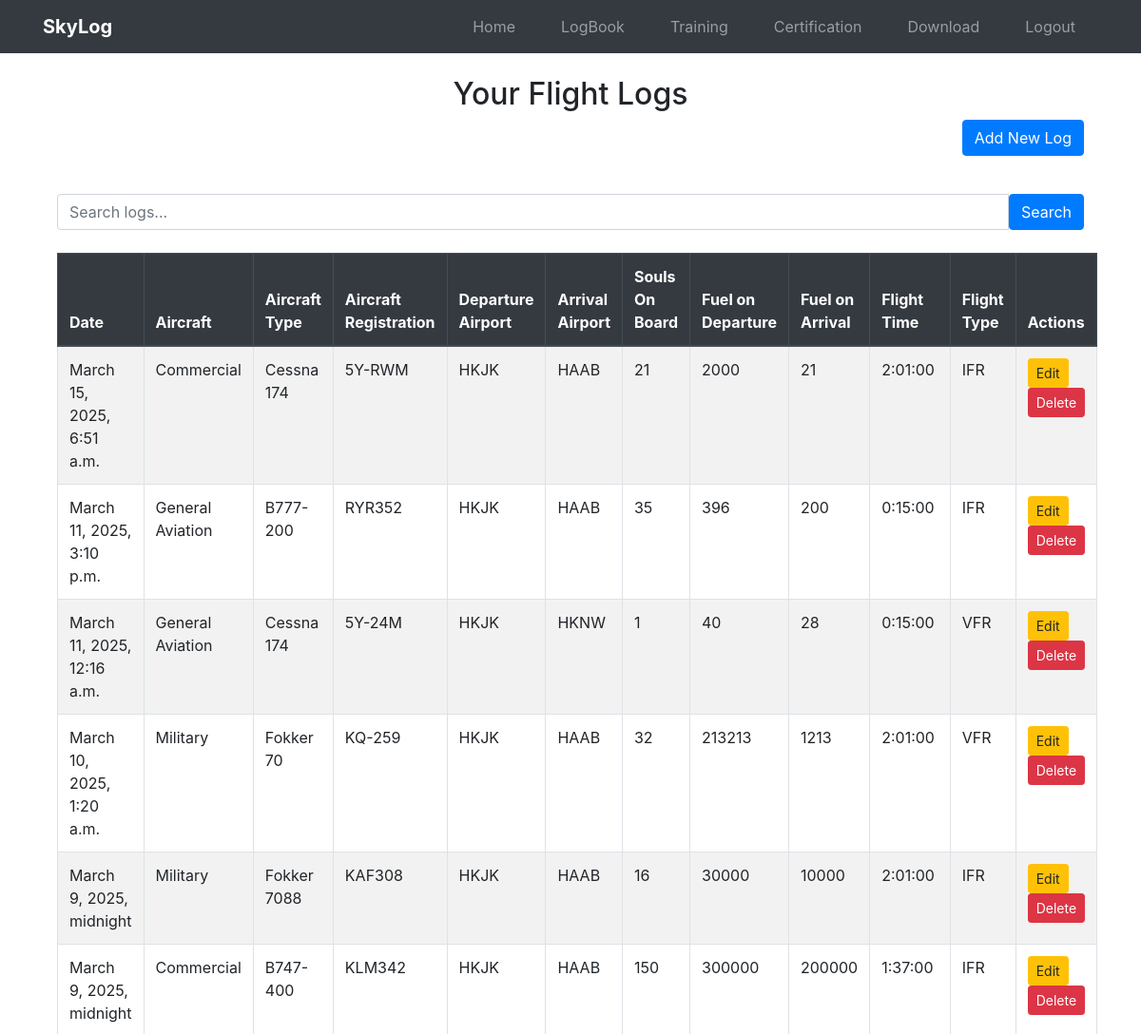
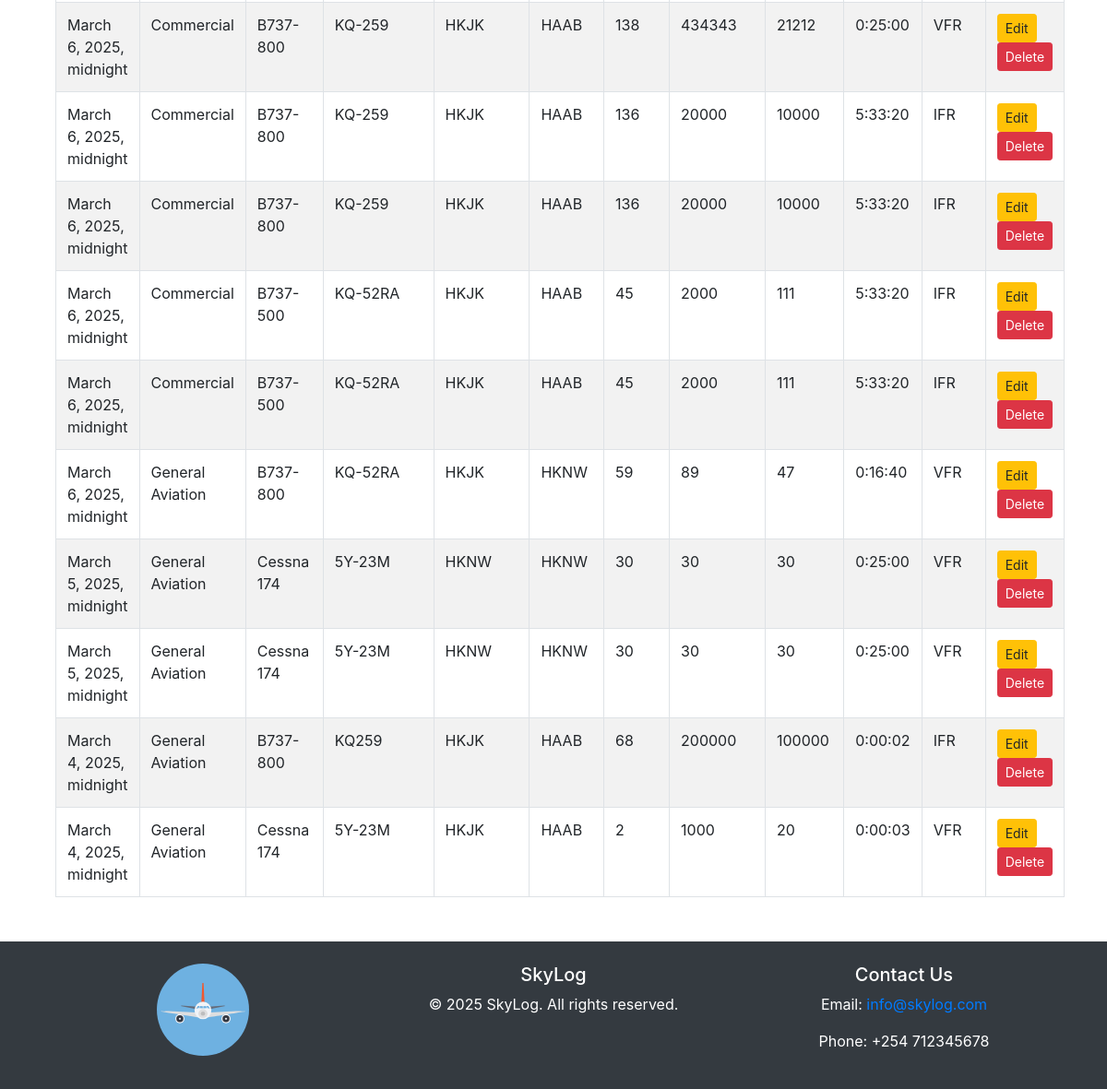
Screenshot of /logbook/logs_list/ (signed in) with the database file from the repository (2 pictures, top to bottom).
### logs/models.py (models this page shows, shortened)
class Log(models.Model):
    user = models.ForeignKey(User, on_delete=models.CASCADE)
    date = models.DateTimeField(default=now)
    AIRCRAFT=[("General Aviation","General Aviation"),("Commercial","Commercial"),("Military","Military")]
    aircraft = models.CharField(max_length=100,choices=AIRCRAFT)
    aircraft_type = models.CharField(max_length=100)
    aircraft_registration = models.CharField(max_length=100,validators=[is_aircraft_reg_num_valid])
    departure_airport = models.CharField(max_length=4, validators=[icao_validator])
    arrival_airport = models.CharField(max_length=4, validators=[icao_validator])
    flight_time = models.DurationField()  # timedelta for hours & minutes
    souls_on_board = models.PositiveIntegerField(default=0)
    fuel_on_departure = models.PositiveIntegerField(default=0)
    fuel_on_arrival = models.PositiveIntegerField(default=0)
    remarks = models.TextField(blank=True, null=True)
    PURPOSE=[("Training","Training"),
             ("Recreational","Recreational"),
             ("Cargo_flight","Cargo_flight"),
             ("Passenger_flight","Passenger_flight")
             ]
    purpose = models.CharField(max_length=20,choices=PURPOSE)
    FLIGHT_TYPES = [("VFR", "Visual Flight Rules"), ("IFR", "Instrument Flight Rules")]
    flight_type = models.CharField(max_length=3, choices=FLIGHT_TYPES)
    flight_number = models.CharField(max_length=20, unique=True, default=uuid.uuid4)
    safety_concerns = models.BooleanField(default=False)

### logs/views.py (the view, shortened to what this page needs)
# urls.py: path('logs_list/', views.log_list, name='logs_list'),
@login_required
def log_list(request):
    logs = Log.objects.filter(user=request.user).order_by('-date')
    query = request.GET.get('query')
    return render(request, 'logs/log_list.html', {'logs': logs})

### logs/templates/logs/log_list.html (shortened to what this page needs)
{% extends "others/base.html" %}
{% block content %}
<div class="container mt-4">
    <h2 class="text-center">Your Flight Logs</h2>
    <div class="text-right mb-3 ">
        <a href="{% url 'logs:create_log' %}" class="btn btn-primary">Add New Log</a>
    </div>
    <br>
    <form method="GET" action="{% url 'logs:logs_list' %}" class="mb-4">
        <div class="input-group">
            <input type="text" name="query" class="form-control" placeholder="Search logs..." value="{{ request.GET.query }}">
            <button type="submit" class="btn btn-primary">Search</button>
        </div>
    </form>
    {% if logs %}
    <table class="table table-bordered table-striped">
        <thead class="thead-dark">
            <tr>
                <th>Date</th>
                <th>Aircraft</th>
                <th>Aircraft Type</th>
                <th>Aircraft Registration</th>
                <th>Departure Airport</th>
                <th>Arrival Airport</th>
                <th>Souls On Board</th>
                <th>Fuel on Departure</th>
                <th>Fuel on Arrival</th>
                <th>Flight Time</th>
                <th>Flight Type</th>
                <th>Actions</th>
            </tr>
        </thead>
        <tbody>
            {% for log in logs %}
            <tr>
                <td>{{ log.date }}</td>
                <td>{{ log.aircraft }}</td>
                <td>{{ log.aircraft_type }}</td>
                <td>{{ log.aircraft_registration }}</td>
                <td>{{ log.departure_airport }}</td>
                <td>{{ log.arrival_airport }}</td>
                <td>{{ log.souls_on_board }}</td>
                <td>{{ log.fuel_on_departure }}</td>
                <td>{{ log.fuel_on_arrival }}</td>
                <td>{{ log.flight_time }}</td>
                <td>{{ log.flight_type }}</td>
                 <td>
                    <a href="{% url 'logs:edit_log' log.id %}" class="btn btn-warning btn-sm " >Edit  </a>
                    <a href="{% url 'logs:delete_log' log.id %}" class="btn btn-danger btn-sm ">Delete</a>
                </td>
            </tr>
            {% endfor %}
        </tbody>
    </table>
    {% else %}
    <p class="text-center">No flight logs available.</p>
    {% endif %}
</div>
{% endblock %}

### rows the page displays
Log: date "March 15, 2025, 6:51 a.m.", aircraft "Commercial", aircraft_type "Cessna 174", aircraft_registration "5Y-RWM", departure_airport "HKJK", arrival_airport "HAAB", souls_on_board "21", fuel_on_departure "2000", fuel_on_arrival "21", flight_time "2:01:00", flight_type "IFR"
Log: date "March 11, 2025, 3:10 p.m.", aircraft "General Aviation", aircraft_type "B777-200", aircraft_registration "RYR352", departure_airport "HKJK", arrival_airport "HAAB", souls_on_board "35", fuel_on_departure "396", fuel_on_arrival "200", flight_time "0:15:00", flight_type "IFR"
Log: date "March 11, 2025, 12:16 a.m.", aircraft "General Aviation", aircraft_type "Cessna 174", aircraft_registration "5Y-24M", departure_airport "HKJK", arrival_airport "HKNW", souls_on_board "1", fuel_on_departure "40", fuel_on_arrival "28", flight_time "0:15:00", flight_type "VFR"
Log: date "March 10, 2025, 1:20 a.m.", aircraft "Military", aircraft_type "Fokker 70", aircraft_registration "KQ-259", departure_airport "HKJK", arrival_airport "HAAB", souls_on_board "32", fuel_on_departure "213213", fuel_on_arrival "1213", flight_time "2:01:00", flight_type "VFR"
Log: date "March 9, 2025, midnight", aircraft "Military", aircraft_type "Fokker 7088", aircraft_registration "KAF308", departure_airport "HKJK", arrival_airport "HAAB", souls_on_board "16", fuel_on_departure "30000", fuel_on_arrival "10000", flight_time "2:01:00", flight_type "IFR"
Log: date "March 9, 2025, midnight", aircraft "Commercial", aircraft_type "B747-400", aircraft_registration "KLM342", departure_airport "HKJK", arrival_airport "HAAB", souls_on_board "150", fuel_on_departure "300000", fuel_on_arrival "200000", flight_time "1:37:00", flight_type "IFR"
Log: date "March 6, 2025, midnight", aircraft "Commercial", aircraft_type "B737-800", aircraft_registration "KQ-259", departure_airport "HKJK", arrival_airport "HAAB", souls_on_board "138", fuel_on_departure "434343", fuel_on_arrival "21212", flight_time "0:25:00", flight_type "VFR"
Log: date "March 6, 2025, midnight", aircraft "Commercial", aircraft_type "B737-800", aircraft_registration "KQ-259", departure_airport "HKJK", arrival_airport "HAAB", souls_on_board "136", fuel_on_departure "20000", fuel_on_arrival "10000", flight_time "5:33:20", flight_type "IFR"
Log: date "March 6, 2025, midnight", aircraft "Commercial", aircraft_type "B737-800", aircraft_registration "KQ-259", departure_airport "HKJK", arrival_airport "HAAB", souls_on_board "136", fuel_on_departure "20000", fuel_on_arrival "10000", flight_time "5:33:20", flight_type "IFR"
Log: date "March 6, 2025, midnight", aircraft "Commercial", aircraft_type "B737-500", aircraft_registration "KQ-52RA", departure_airport "HKJK", arrival_airport "HAAB", souls_on_board "45", fuel_on_departure "2000", fuel_on_arrival "111", flight_time "5:33:20", flight_type "IFR"
Log: date "March 6, 2025, midnight", aircraft "Commercial", aircraft_type "B737-500", aircraft_registration "KQ-52RA", departure_airport "HKJK", arrival_airport "HAAB", souls_on_board "45", fuel_on_departure "2000", fuel_on_arrival "111", flight_time "5:33:20", flight_type "IFR"
Log: date "March 6, 2025, midnight", aircraft "General Aviation", aircraft_type "B737-800", aircraft_registration "KQ-52RA", departure_airport "HKJK", arrival_airport "HKNW", souls_on_board "59", fuel_on_departure "89", fuel_on_arrival "47", flight_time "0:16:40", flight_type "VFR"
Log: date "March 5, 2025, midnight", aircraft "General Aviation", aircraft_type "Cessna 174", aircraft_registration "5Y-23M", departure_airport "HKNW", arrival_airport "HKNW", souls_on_board "30", fuel_on_departure "30", fuel_on_arrival "30", flight_time "0:25:00", flight_type "VFR"
Log: date "March 5, 2025, midnight", aircraft "General Aviation", aircraft_type "Cessna 174", aircraft_registration "5Y-23M", departure_airport "HKNW", arrival_airport "HKNW", souls_on_board "30", fuel_on_departure "30", fuel_on_arrival "30", flight_time "0:25:00", flight_type "VFR"
Log: date "March 4, 2025, midnight", aircraft "General Aviation", aircraft_type "B737-800", aircraft_registration "KQ259", departure_airport "HKJK", arrival_airport "HAAB", souls_on_board "68", fuel_on_departure "200000", fuel_on_arrival "100000", flight_time "0:00:02", flight_type "IFR"
Log: date "March 4, 2025, midnight", aircraft "General Aviation", aircraft_type "Cessna 174", aircraft_registration "5Y-23M", departure_airport "HKJK", arrival_airport "HAAB", souls_on_board "2", fuel_on_departure "1000", fuel_on_arrival "20", flight_time "0:00:03", flight_type "VFR"
